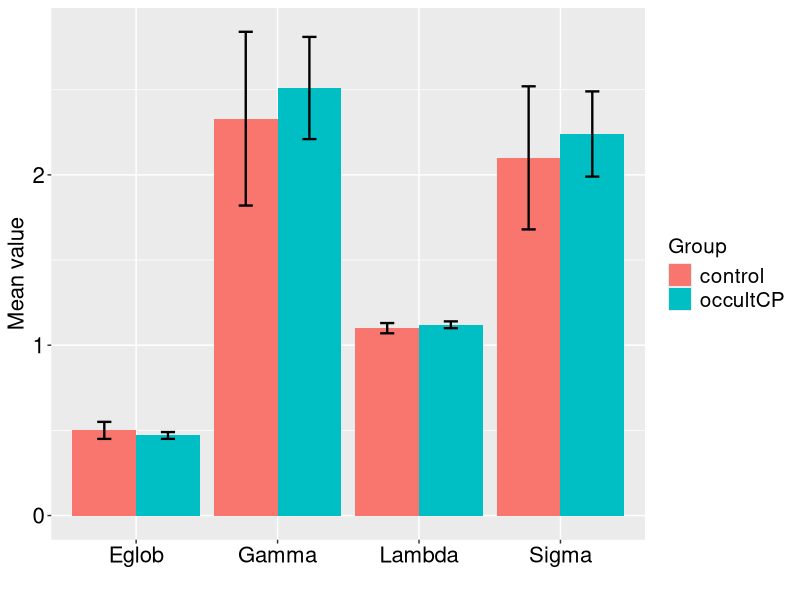

This chart was generated by the following R code:
 #This file is used to plot significant figure. 
library(ggplot2)
data2plot <- data.frame(
  trt = factor(c('Gamma','Gamma', 'Lambda', 'Lambda','Eglob','Eglob','Sigma','Sigma')),
  resp = c(2.33, 2.51, 1.1,1.12, 0.5, 0.47, 2.1, 2.24),
  group = factor(c(1, 2, 1, 2, 1, 2, 1, 2)),
  se = c(0.51, 0.3, 0.03, 0.02, 0.05, 0.02, 0.42, 0.25)
)

data2plot$group <- factor(data2plot$group,labels = c('control','occultCP'),levels = c(1,2))

limits <- aes(ymax = resp + se, ymin=resp - se)
dodge <- position_dodge(width=0.9)
plot1 <- ggplot(data=data2plot,aes(x=trt,y=resp,fill=group))

plot1 <- plot1 + geom_bar(position=dodge,stat='identity') + geom_errorbar(limits,position=dodge,width=0.2,size = 0.8)+
xlab(' ') + ylab('Mean value') + theme(axis.text=element_text(colour='#000000',size=16),
legend.text = element_text(size=15),legend.title = element_text(size=15),axis.title = element_text(size=16)) + labs(fill = 'Group')